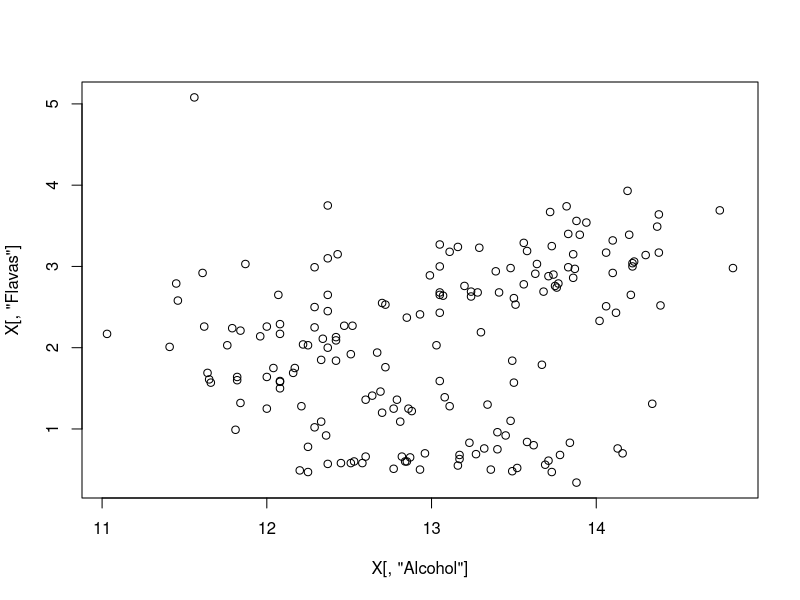
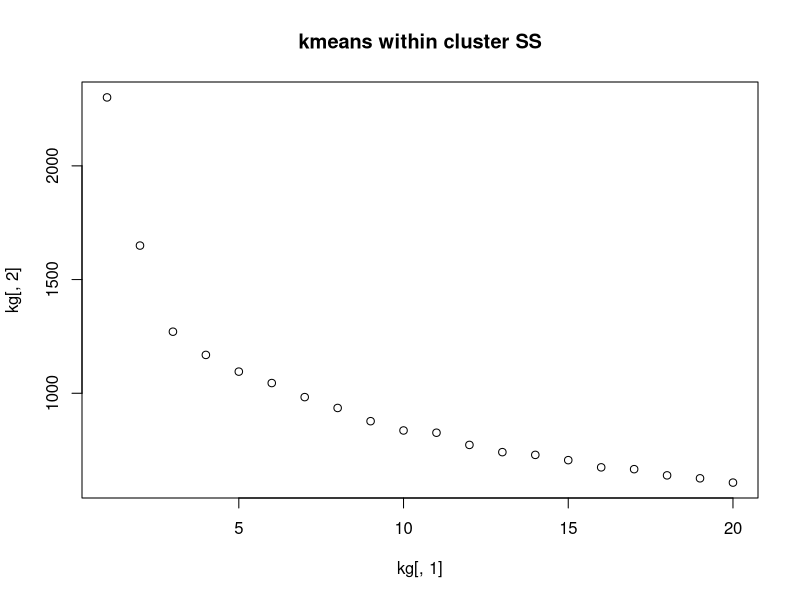
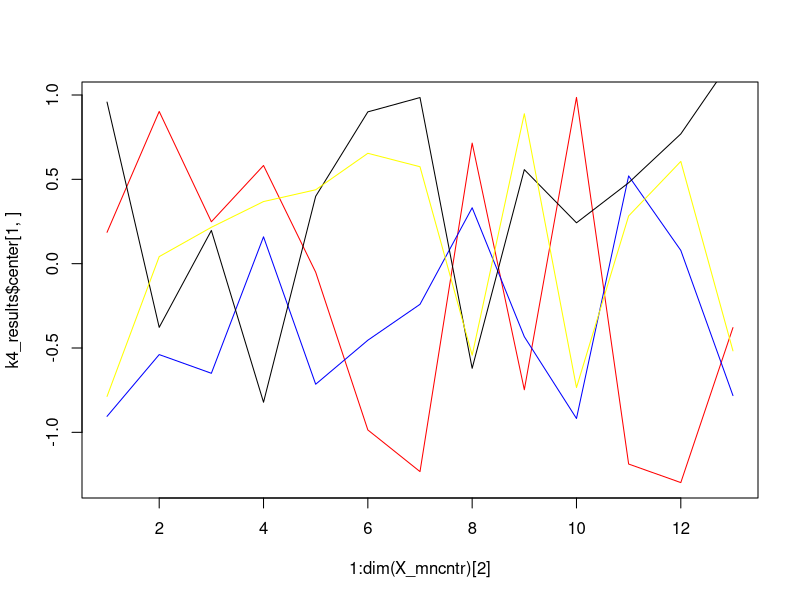
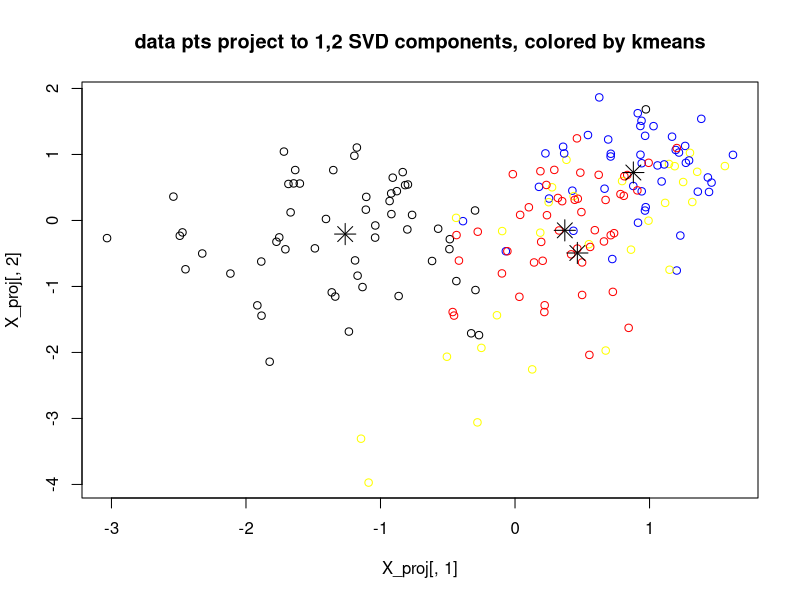
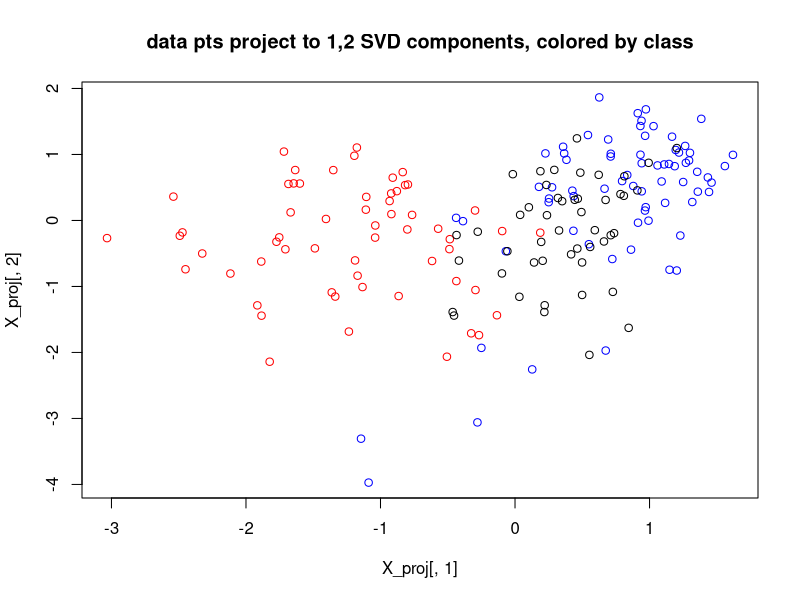

These figures' R source, in order:
## ---- chunk 1
knitr::opts_chunk$set(echo = TRUE)
## ---- chunk 2
#use setwd("c:/your-path-to-your-project/data/")

X = read.table('winedata.csv',
                      header=TRUE,sep=",",
                      stringsAsFactors = TRUE)  #try TRUE
Y = X[,'Class']
X = subset(X,select=-c(Class))

plot(X[,'Alcohol'],X[,'Flavas'])
## ---- chunk 3

X_mncntr = scale(X, center=TRUE, scale= TRUE) #normalize to z-scores
head(X_mncntr,2)
## ---- chunk 4

# Run kmeans for 20 values of K
kg=matrix(0,20,2)
for (i in 1:20){
  ktest=kmeans(X_mncntr,i,20,5);
  kg[i,1]=i;
  kg[i,2]=ktest$tot.withinss;  #total withn SSE 
  }
plot(kg[,1],kg[,2],main='kmeans within cluster SS')

#try
#str(ktest)

## ---- chunk 5
#get Kmeans for 4 clusters 
k4_results     = kmeans(X_mncntr,4,20,5)

#get color scheme
col2use        = c('red','blue','black','yellow')

#get cluster assignment in colors
colassignments = col2use[k4_results$cluster]

plot(1:dim(X_mncntr)[2],k4_results$center[1,],type='l',col=col2use[1])

for (i in seq(2,4)){
  points(1:dim(X_mncntr)[2],k4_results$center[i,],type='l',col=col2use[i])
  }

## ---- chunk 6
#get SVD of X_mncntr
Xsvd = svd(X)

X_proj = as.matrix(X_mncntr) %*% Xsvd$v[,c(1,2)] 
#or just use Xsvd$u[,c(1,2)] 
#or use different components beside 1 and 2

plot(X_proj[,1],X_proj[,2],col=colassignments,main='data pts project to 1,2 SVD components, colored by kmeans')

# to plot center points, first project them into components
c3 = k4_results$centers%*% Xsvd$v[,1:3] 
points(c3[,1],c3[,2],pch=8,cex=2)   
#Try different components?


## ---- chunk 7

#Y was created in SVD exercise, use it to select 2 colors

#get class assignment in colors
colassignments = col2use[Y]

plot(X_proj[,1],X_proj[,2],col=colassignments,main='data pts project to 1,2 SVD components, colored by class')




